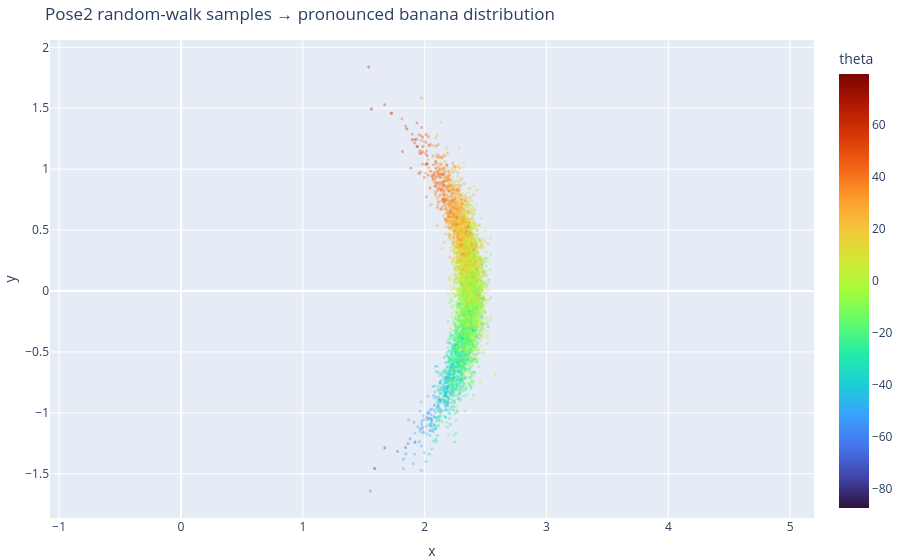

Write notebook code for a chart like this one.
### Code cell
# Sample from the tangent Gaussian, push through ExpMap, and plot (x, y, theta)
maybe_mP = density_pose2.gaussian()
assert maybe_mP is not None, "Expected gaussian() to return a value"
m, P = maybe_mP  # P=covariance, m=mean
samples_tangent = rng.multivariate_normal(m, P, size=N)

poses_push = []
for v in samples_tangent:
  p = Pose2.Expmap(v)
  poses_push.append(p)

plot_pose2_samples(poses_push)

### Figure 1 — Plotly figure (JSON) as saved in the notebook; plotly's stock layout.template omitted (floating-point values rounded to 4 significant figures; data arrays with more than 128 entries replaced by an {"elided": "..."} marker saying what was removed)
{"data": [{"marker": {"color": {"elided": "5000 float values"}, "colorbar": {"title": {"text": "theta"}}, "colorscale": [[0, "#30123b"], [0.07143, "#4145ab"], [0.1429, "#4675ed"], [0.2143, "#39a2fc"], [0.2857, "#1bcfd4"], [0.3571, "#24eca6"], [0.4286, "#61fc6c"], [0.5, "#a4fc3b"], [0.5714, "#d1e834"], [0.6429, "#f3c63a"], [0.7143, "#fe9b2d"], [0.7857, "#f36315"], [0.8571, "#d93806"], [0.9286, "#b11901"], [1, "#7a0402"]], "opacity": 0.35, "size": 3}, "mode": "markers", "name": "end poses", "type": "scattergl", "x": {"elided": "5000 float values"}, "y": {"elided": "5000 float values"}}], "layout": {"margin": {"b": 0, "l": 0, "r": 0, "t": 40}, "title": {"text": "Pose2 random-walk samples → pronounced banana distribution"}, "xaxis": {"title": {"text": "x"}}, "yaxis": {"scaleanchor": "x", "title": {"text": "y"}}}}
